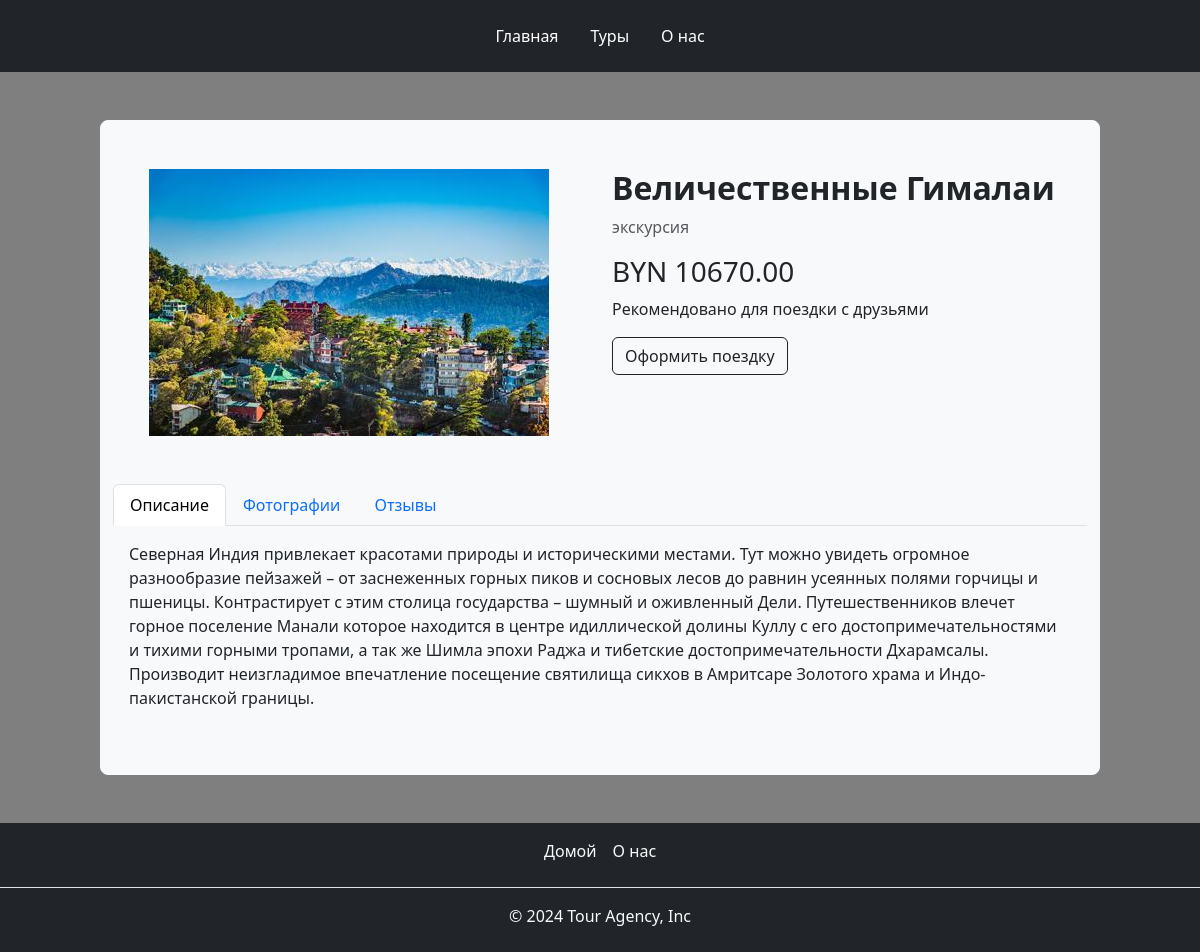
Before: /catalog/tour/velichestvennye-gimalai with the older database file.
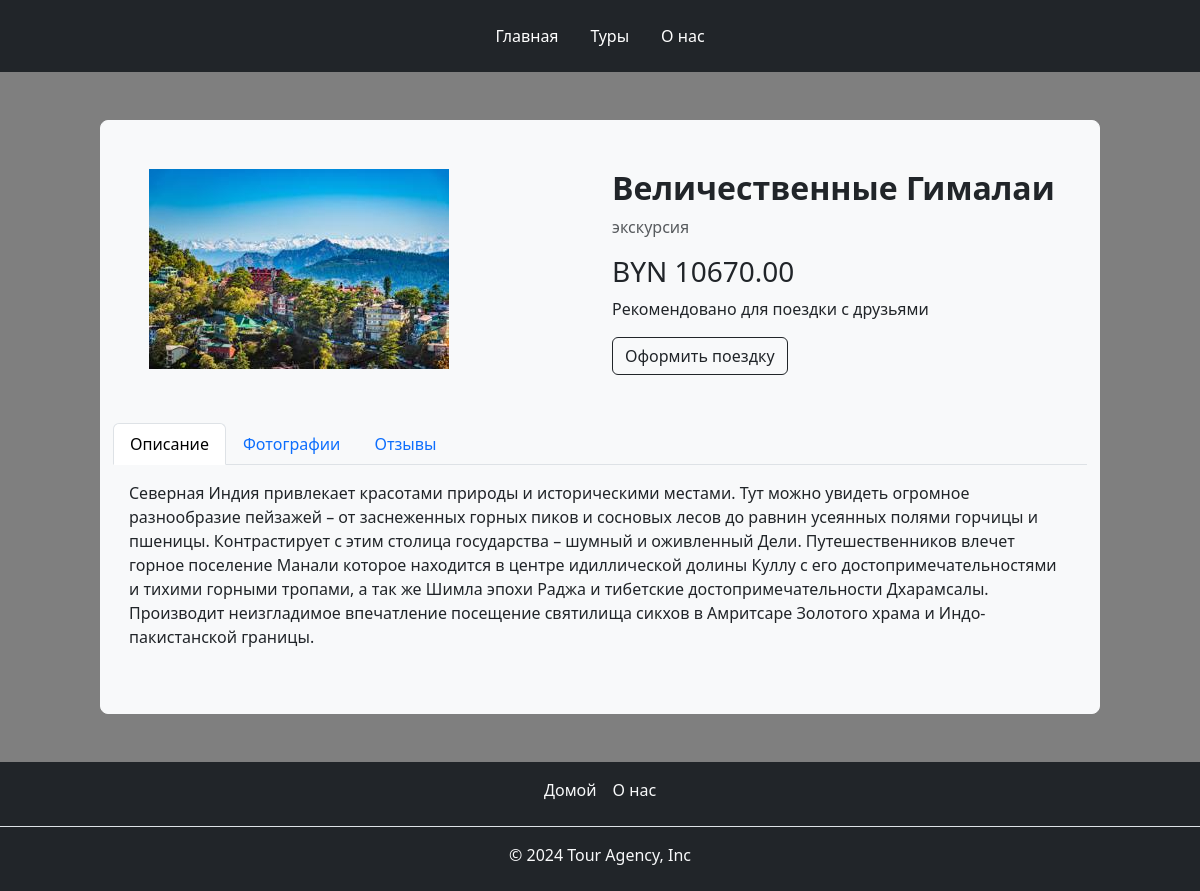
After: the same page with the newer database file.
### catalog/models.py (models this page shows, shortened)
class Tour(models.Model):
    name = models.CharField(max_length=200, verbose_name="Tour name")
    category = models.ForeignKey(Category, on_delete=models.CASCADE, related_name="tours")
    price = models.DecimalField(verbose_name="Price", max_digits=10, decimal_places=2)
    destination = models.ForeignKey(Country, on_delete=models.CASCADE, related_name="tours")
    city = models.CharField(verbose_name="City", max_length=50, null=True, blank=True)
    description = models.TextField(verbose_name="Description", null=True, blank=True)
    duration = models.IntegerField(verbose_name="Duration", null=True, blank=True)
    is_family = models.BooleanField(verbose_name="Family", null=True, blank=True, default=False)
    is_visa = models.BooleanField(verbose_name="Visa", null=True, blank=True)
    image = models.ImageField(
        verbose_name="Image",
        upload_to="products/%Y/%m/%d",
        blank=True,
        default="default_trip.png"
    )
    created_at = models.DateTimeField(auto_now_add=True)
    updated_at = models.DateTimeField(auto_now=True)
    slug = models.SlugField(max_length=100, unique=True)
    class Meta:
        verbose_name = "Tour"
        verbose_name_plural = "Tours"
        ordering = ["name"]

class Category(models.Model):
    name = models.CharField( verbose_name="Name", max_length=100)
    slug = models.SlugField(max_length=100, unique=True)
    class Meta:
        verbose_name = "Category"
        verbose_name_plural = "Categories"

### catalog/views.py (the view)
# urls.py: path("tour/<slug:tour_slug>", TourDetailView.as_view(), name="tour_detail")
class TourDetailView(DetailView):
    model = Tour
    template_name = "tour.html"
    slug_url_kwarg = "tour_slug"
    context_object_name = "tour"
    def get_context_data(self, **kwargs):
        context = super().get_context_data(**kwargs)
        context["title"] = f"Tour Agency - {context['tour'].name}"
        tour = get_object_or_404(Tour, slug=self.kwargs.get("tour_slug"))
        context["tour_photos"] = tour.tour_photos.all()
        return context

### catalog/templates/tour.html (shortened to what this page needs)
{% extends 'base.html' %}
{% block content %}
    <div class="container bg-light py-5 my-5 border border-light rounded-3" style=
            "max-width: 1000px;">
        <div class="row">
            <div class="col-lg-6 ps-5">
                <img src="{{ tour.image.url }}" class="img-fluid" alt="Tour Image">
            </div>
            <div class="col-lg-6">
                <h2 class="fw-bold">{{ tour.name }}</h2>
                <p class="text-muted">{{ tour.category.name }}</p>
                <h3 class="my-2">BYN {{ tour.price }}</h3>
                {% if tour.is_family %}
                    <p class="mb-2">Можно всей семьей</p>
                {% else %}
                    <p class="mb-2">Рекомендовано для поездки с друзьями</p>
                {% endif %}
                <button class="btn btn-outline-dark mt-2" onclick="window.location.href='{% url 'orders:create_order' tour.slug %}'">Оформить поездку</button>
            </div>
        </div>
        <ul class="nav nav-tabs mt-5" id="productTab" role="tablist">
            <li class="nav-item" role="presentation">
                <button class="nav-link active" id="description-tab" data-bs-toggle="tab" data-bs-target="#description"
                        type="button" role="tab" aria-controls="description" aria-selected="true">Описание
                </button>
            </li>
            <li class="nav-item" role="presentation">
                <button class="nav-link" id="specs-tab" data-bs-toggle="tab" data-bs-target="#specs" type="button"
                        role="tab" aria-controls="specs" aria-selected="false">Фотографии
                </button>
            </li>
            <li class="nav-item" role="presentation">
                <button class="nav-link" id="reviews-tab" data-bs-toggle="tab" data-bs-target="#reviews" type="button"
                        role="tab" aria-controls="reviews" aria-selected="false">Отзывы
                </button>
            </li>
        </ul>
        <div class="tab-content" id="productTabContent">
            <div class="tab-pane fade show active" id="description" role="tabpanel" aria-labelledby="description-tab">
                <p class="m-3">
                    {{ tour.description }}
                </p>
            </div>
        </div>
    </div>
{% endblock %}

Changed rows visible on the page:
changed Tour "Величественные Гималаи": image: a different picture
